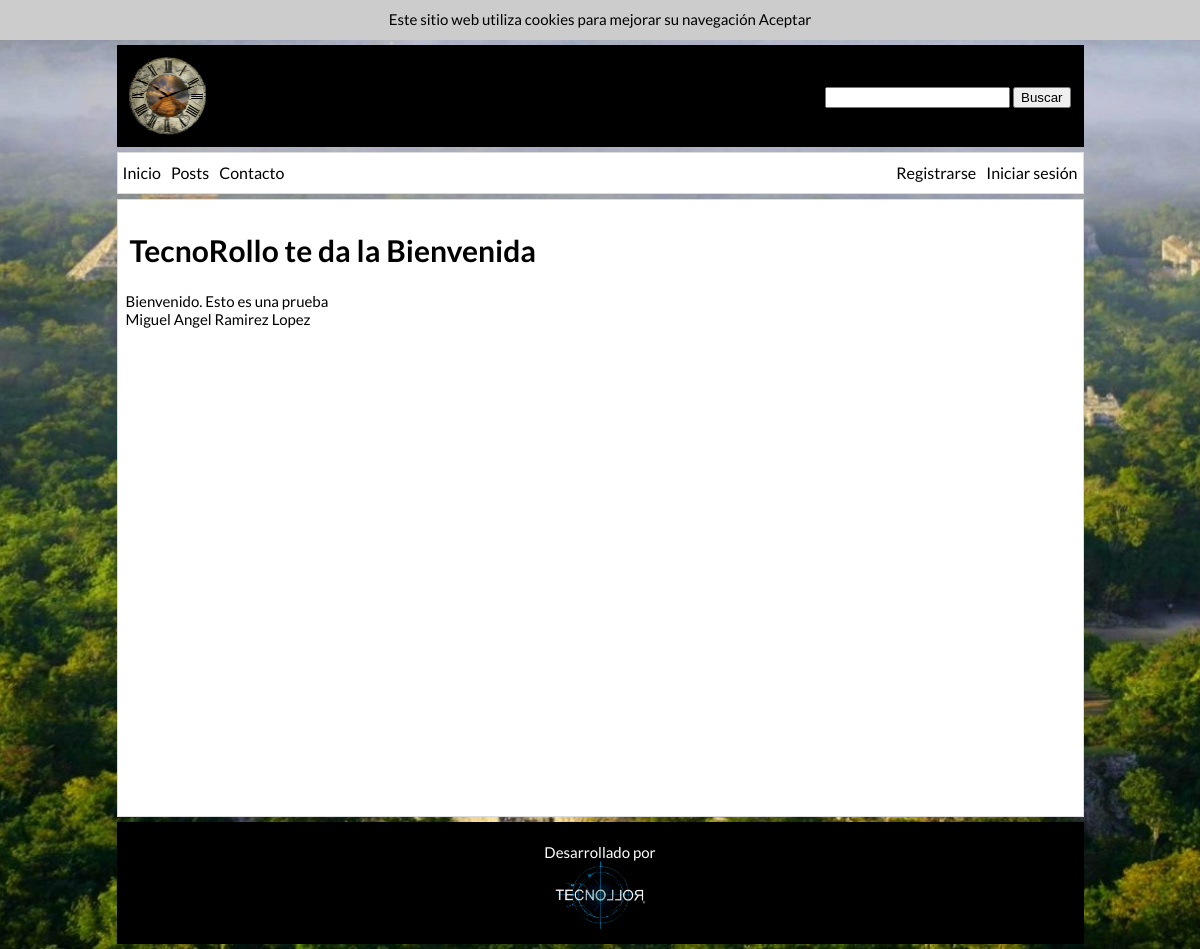
The app's page /ver_post.php?id=4 with its own data.
### tables this page shows
CREATE TABLE IF NOT EXISTS `z_posts` (
  `id` int(11) NOT NULL AUTO_INCREMENT,
  `titulo` varchar(100) NOT NULL,
  `imagen` varchar(100) DEFAULT NULL,
  `mensaje` text NOT NULL,
  `autor` int(11) NOT NULL,
  PRIMARY KEY (`id`)
);

CREATE TABLE IF NOT EXISTS `z_users` (
  `id` int(11) NOT NULL AUTO_INCREMENT,
  `user` varchar(100) NOT NULL,
  `password` varchar(100) NOT NULL,
  PRIMARY KEY (`id`)
);

### conexion.php (called while the page is built, shortened)
<?php
    $hostname_conexion = "db620985971.db.1and1.com";
	$database_conexion = "db620985971";
	$username_conexion = "dbo620985971";
	$password_conexion = "agentemd";
	$conexion = mysql_pconnect($hostname_conexion, $username_conexion, $password_conexion) or trigger_error(mysql_error(),E_USER_ERROR);
	include('inc/funciones.php');
?>

### inc/funciones.php (called while the page is built, shortened)
<?php
if (!function_exists("GetSQLValueString")) {
	function GetSQLValueString($theValue, $theType, $theDefinedValue = "", $theNotDefinedValue = "")
	{
	  $theValue = function_exists("mysql_real_escape_string") ? mysql_real_escape_string($theValue) : mysql_escape_string($theValue);
	  switch ($theType) {
		case "long":
		case "int":
		  $theValue = ($theValue != "") ? intval($theValue) : "NULL";
		  break;
	  }
	  return $theValue;
	}
}
function nombre($iduser){
	 global $database_conexion, $conexion;
	$query_DatosFuncion = sprintf("SELECT user FROM z_users WHERE id=%s",
		GetSQLValueString($iduser, "int"));
	$DatosFuncion = mysql_query($query_DatosFuncion, $conexion) or die(mysql_error());
	$row_DatosFuncion = mysql_fetch_assoc($DatosFuncion);
    return $row_DatosFuncion['user'];
}
?>

### ver_post.php (the view, shortened to what this page needs)
<?php require_once ('conexion.php');
$idpost= $_GET['id'];
    $query_DatosVer = "SELECT * FROM z_posts WHERE id='$idpost' ";
    $DatosVer = mysql_query($query_DatosVer, $conexion) or die(mysql_error());
    $row_DatosVer = mysql_fetch_assoc($DatosVer);
?>
<!doctype html>
<html>
<head>
<link rel="stylesheet" type="text/css" href="css/estilos.css">
</head>
<body>
<?php if (!isset($_COOKIE['galleta'])){?>
<div id="cookies">Este sitio web utiliza cookies para mejorar su navegación <a onClick="set_cookie('yes');" class="cursor">Aceptar</a></div>
<?php }?>
<?php include('inc/header.php'); ?>
<?php include('inc/menu.php'); ?>
<div class="cuerpo2">
<h1><?php echo $row_DatosVer['titulo'] ?></h1>
<?php echo $row_DatosVer['mensaje'] ?><br>
<?php echo nombre($row_DatosVer['autor']) ?>
</div>
<?php include('inc/footer.php'); ?>
</body>
</html>

### css/estilos.css (style rules this page uses)
html { background: url(../img/fondo.jpg) no-repeat fixed center transparent ; -webkit-background-size: cover; -moz-background-size: cover; -o-background-size: cover; background-size: cover; }
body { margin:0px; font-size:15px; font-family: 'Lato', sans-serif; }
.cursor { cursor:pointer; }
h1,h2 { padding:4px; }
a { color:#000; }
.cuerpo2 { margin:5px auto; max-width:949px; padding:8px; min-height:600px; background:#fff; border:1px solid #ddd; }
#cookies { height:40px; width:100%; background:#CCC; text-align:center; line-height:38px; }

### records on screen
z_posts: titulo "TecnoRollo te da la Bienvenida", mensaje "Bienvenido. Esto es una prueba", autor.user "Miguel Angel Ramirez Lopez"
